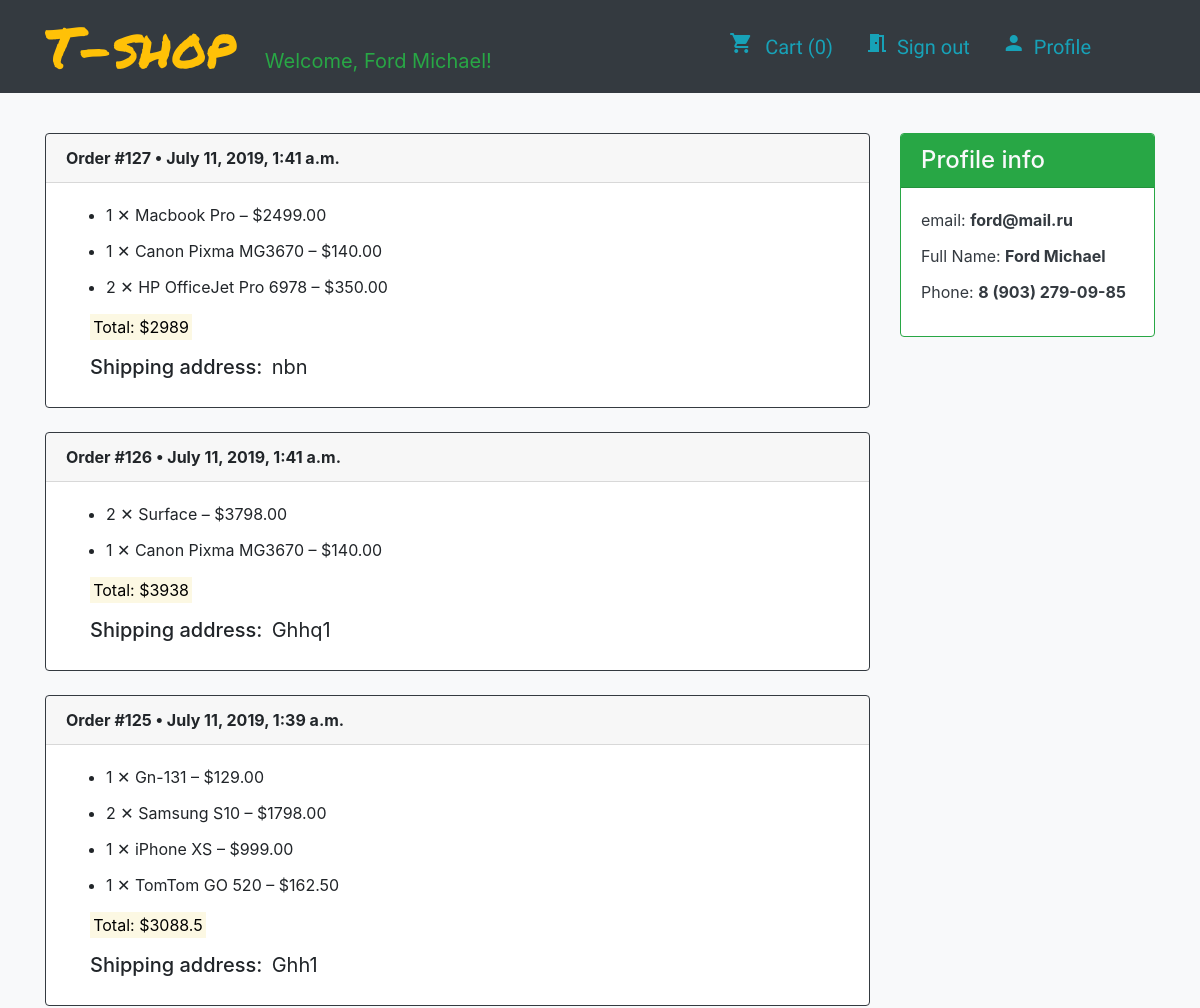
Page /profile/ (signed in, upper part) on the earlier database version.
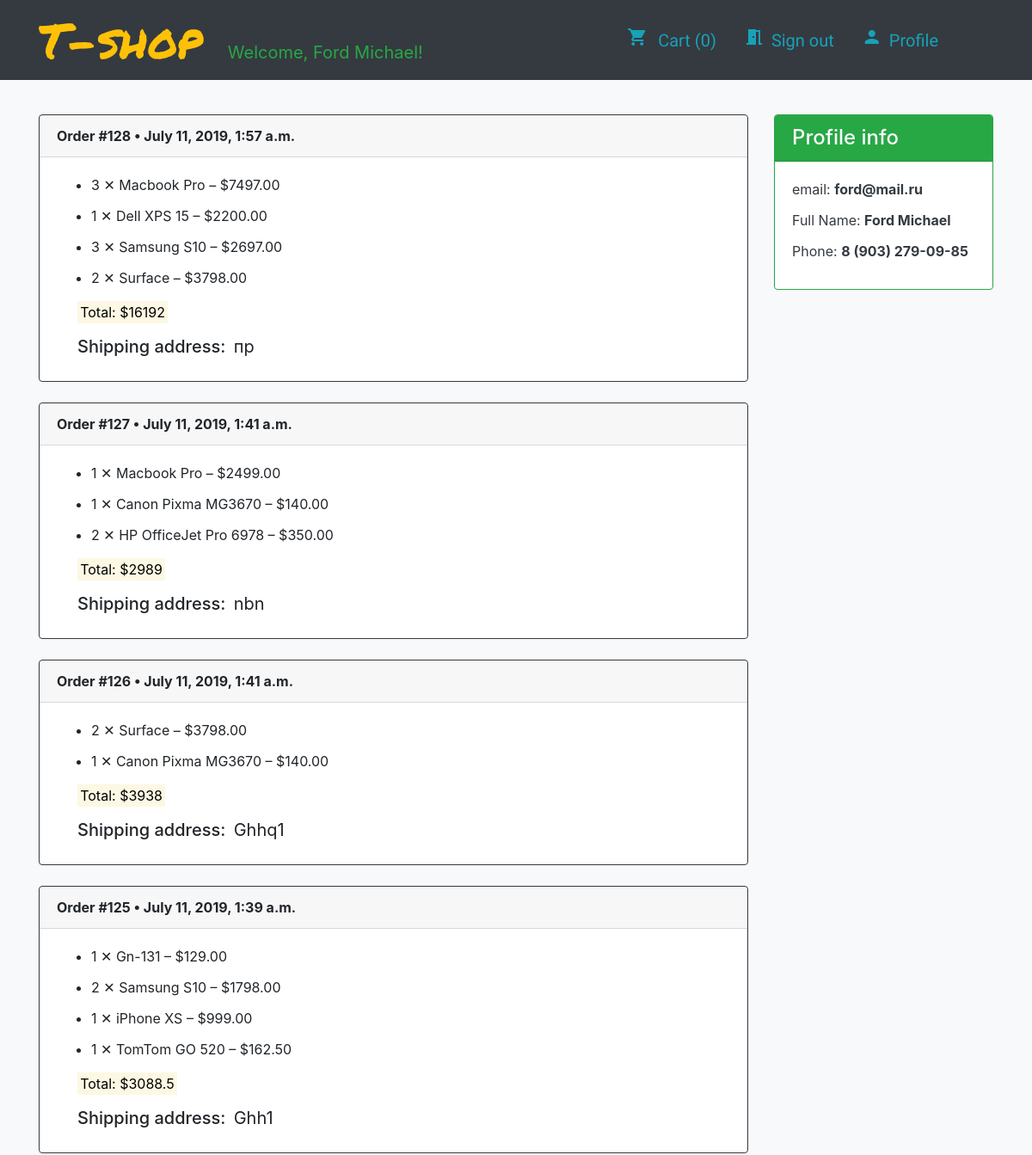
Same page on the later database version.
### store/models.py (models this page shows, shortened)
class Order(models.Model):
    customer = models.ForeignKey(User, related_name='orders', on_delete=models.CASCADE)
    address = models.TextField(max_length=150)
    date = models.DateTimeField(auto_now_add=True)
    @property
    def total_price(self):
        return self.entries.aggregate(
            total_price=Sum(F('quantity')*F('product__price'),
            output_field=DecimalField())
        )['total_price']

class Entry(models.Model):
    order = models.ForeignKey('Order', related_name='entries', on_delete=models.CASCADE, null=True)
    product = models.ForeignKey(Product, on_delete=models.CASCADE)
    quantity = models.PositiveSmallIntegerField()
    class Meta:
        verbose_name_plural = 'entries'
    @property
    def price(self):
        return self.product.price * self.quantity

class Product(models.Model):
    name = models.CharField(max_length=255, db_index=True, unique=True)
    category = models.ForeignKey(Category, related_name='products', on_delete=models.CASCADE)
    description = models.TextField(blank=True)
    photo = models.ImageField(upload_to='products/', blank=True)
    price = models.DecimalField(max_digits=12, decimal_places=2)
    def __str__(self):
        return self.name

### user_profile/views.py (the view)
# urls.py: path('profile/', include('user_profile.urls')),
@login_required
def profile(request):
    context = {
        'orders': Order.objects.filter(customer=request.user),
        'cart': sum(request.session.get('cart', {}).values()),
    }
    return render(request, 'profile.html', context)

### store/templates/profile.html (shortened to what this page needs)
{% extends 'main.html' %}
{% load static %}
{% block content %}
<div class="container">
  <div class="row">
    <div class="col-9 mb-4">
      {% if orders %}
      {% for order in orders reversed %}
      <div class="card my-4 border-dark">
        <div class="card-header font-weight-bold">Order #{{ order.pk }} • {{ order.date }}</div>
        <div class="card-body">
          <ul>
            {% for entry in order.entries.all %}
            <li class="card-title">{{ entry.quantity }} ✕ {{ entry.product }} – ${{ entry.price }}</li>
            {% endfor %}
          </ul>
          <tr>
          <p class="ml-4"><mark>
            Total: ${{ order.total_price }}
          </mark></p>
          <h5 class="ml-4 mt-3">Shipping address: <span class="font-weight-normal ml-1">{{ order.address }}</span></h5>
        </div>
      </div>
      {% endfor %}
      {% else %}
      <p class="display-4 mt-5">You have no orders yet</p>
      {% endif %}
    </div>
    <div class="col-3">
      <div class="card text-dark bg-wight border-success border-2 mt-4">
        <div class="card-header h4 bg-success text-light">Profile info</div>
        <div class="card-body">
          <p class="card-title">email: <span class="font-weight-bold">{{ user.email }}</span></p>
          <p class="card-title">Full Name: <span class="font-weight-bold">{{ user.name }}</span></p>
          <p class="card-title">Phone: <span class="font-weight-bold">{{ user.phone }}</span></p>
        </div>
      </div>
    </div>
  </div>
</div>
{% endblock %}

Differences in the rows shown:
added Order: pk "128", date "July 11, 2019, 1:57 a.m.", total_price "16192", address "пр"
added Entry: quantity "3", product "Macbook Pro", price "7497.00", shown under "128"
added Entry: quantity "1", product "Dell XPS 15", price "2200.00", shown under "128"
added Entry: quantity "3", product "Samsung S10", price "2697.00", shown under "128"
added Entry: quantity "2", product "Surface", price "3798.00", shown under "128"
